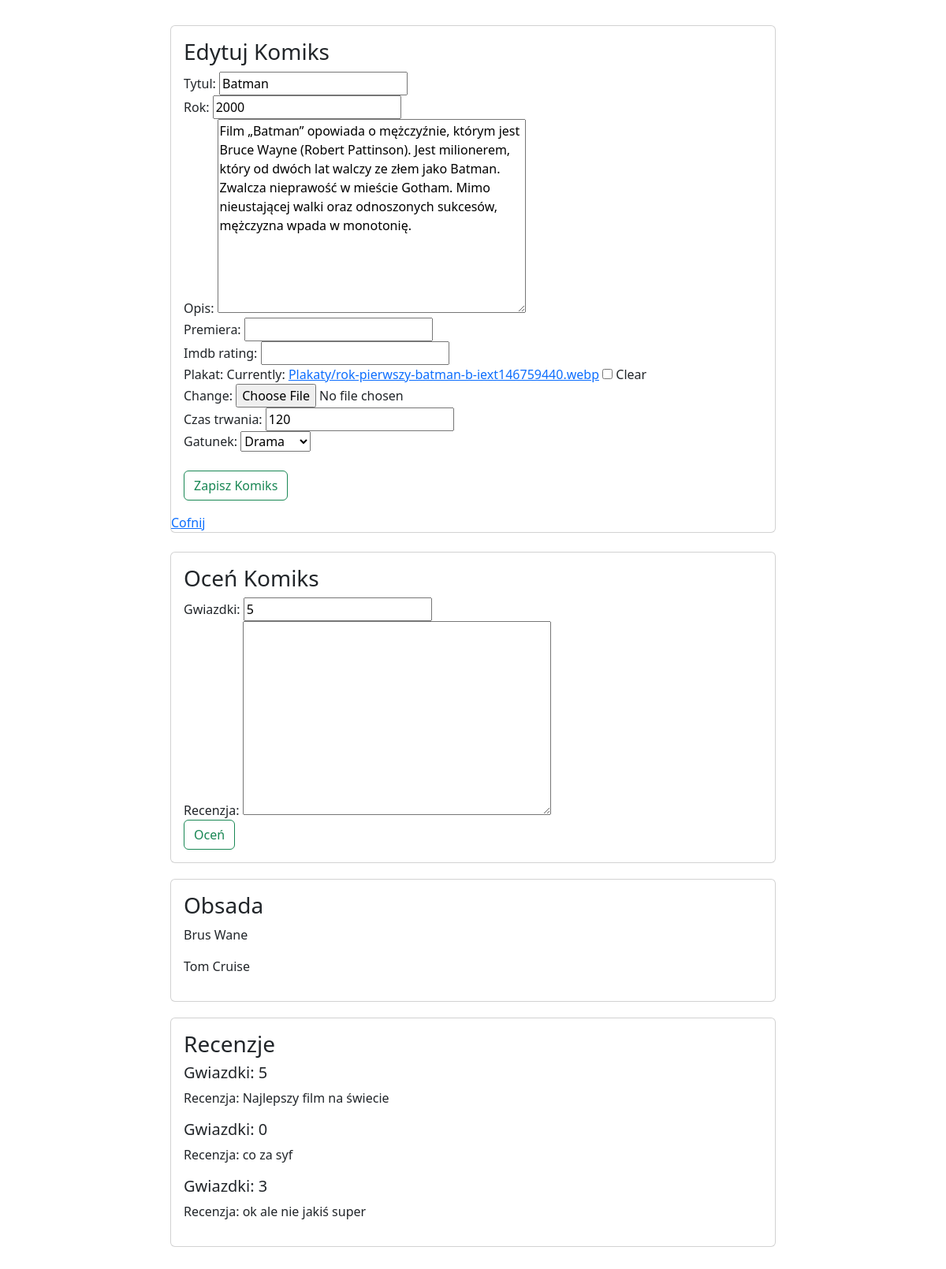
Screenshot of /komiksy/edytuj/2/ (signed in) with the database file from the repository.
### komiksyweb/models.py (models this page shows, shortened)
class Komiks(models.Model):
    tytul = models.CharField(max_length=64, blank=False, unique=True)
    rok = models.PositiveSmallIntegerField(default=2000)
    opis = models.TextField(default="")
    premiera = models.DateField(null=True,blank=True)
    imdb_rating = models.DecimalField(max_digits=4, decimal_places=2, null=True,blank=True)
    plakat = models.ImageField(upload_to="Plakaty", null=True, blank=True)
    dodatkowe = models.OneToOneField(DodatkoweInfo, on_delete=models.CASCADE, null=True, blank=True)

class DodatkoweInfo(models.Model):
    GATUNEK = {
        (0, 'Inne'),
        (1, 'Horror'),
        (2, 'Komedia'),
        (3, 'Sci-fi'),
        (4, 'Drama'),
    }
    czas_trwania = models.PositiveSmallIntegerField(default=0)
    gatunek = models.PositiveSmallIntegerField(default=0, choices=GATUNEK)

class Aktor(models.Model):
    imie = models.CharField(max_length=32)
    nazwisko = models.CharField(max_length=32)
    komiksy = models.ManyToManyField(Komiks, related_name="aktorzy")

class Ocena(models.Model):
    recenzja = models.TextField(default="", blank=True)
    gwiazdki = models.PositiveSmallIntegerField(default=5)
    komiks = models.ForeignKey(Komiks, on_delete=models.CASCADE)

### komiksyweb/views.py (the view)
# urls.py: path('edytuj/<int:id>/', edytuj_komiks, name = "edytuj_komiks"), #przesłanie do funkcji parametru id
@login_required
def edytuj_komiks(request, id):     #parametr id pochodzi z urls
    komiks = get_object_or_404(Komiks, pk=id) #READ - pobranie rekordu z bazy w celu edycji
    oceny = Ocena.objects.filter(komiks=komiks)
    aktorzy = komiks.aktorzy.all()
    try:
        dodatkowe = DodatkoweInfo.objects.get(komiks=komiks.id)
    except DodatkoweInfo.DoesNotExist:
        dodatkowe = None
    form_komiks = KomiksForm(request.POST or None, request.FILES or None, instance=komiks)
    form_dodatkowe = DodatkoweInfoForm(request.POST or None, instance=dodatkowe)
    form_ocena = OcenaForm(request.POST or None)
    form_aktor = AktorForm(request.POST or None)
    if request.method == 'POST':
        if 'gwiazdki' in request.POST:
            ocena = form_ocena.save(commit=False)
            ocena.komiks = komiks
            ocena.save()
    if request.method == 'POST':
        if 'imie' in request.POST:
            aktor = form_aktor.save(commit=False)
            aktor.komiks = komiks
            aktor.save()
    if all((form_komiks.is_valid(), form_dodatkowe.is_valid())):
        komiks = form_komiks.save(commit=False)
        dodatkowe = form_dodatkowe.save()
        komiks.dodatkowe = dodatkowe
        komiks.save()
        return redirect(wszystkie_komiksy)
    return render(request,'komiks_form.html',{'form':form_komiks,'form_dodatkowe': form_dodatkowe,'form_ocena':form_ocena,'oceny': oceny,'aktorzy':aktorzy, 'nowy': False})

### komiksyweb/forms.py
class KomiksForm(ModelForm):
    class Meta:
        model = Komiks
        fields = ['tytul','rok','opis','premiera','imdb_rating','plakat']

class DodatkoweInfoForm(ModelForm):
    class Meta:
        model = DodatkoweInfo
        fields = ['czas_trwania','gatunek']

### templates/komiks_form.html (shortened to what this page needs)
{% extends 'glowny.html' %}
{% load bootstrap %}
{% block strona %}
        <div class="card mx-auto" style="width: 48rem;">
          <div class="card-body">
            {% if  nowy %}
                <h3 class="card-title">Nowy Komiks</h3>
            {% else %}
                <h3 class="card-title">Edytuj Komiks</h3>
            {% endif %}
                <form method="post" enctype="multipart/form-data">
                    {{form|bootstrap}}
                    {{form_dodatkowe|bootstrap}}
                    <br>
                        {% if  nowy %}
                            <button type="submit" class="btn btn-outline-success">Dodaj Komiks</button>
                        {% else %}
                            <button type="submit" class="btn btn-outline-success">Zapisz Komiks</button>
                        {% endif %}
                </form>
          </div>
            <a href="{% url 'wszystkie_komiksy' %}">Cofnij</a>
        </div>
        <br>
        <div class="card mx-auto" style="width: 48rem;">
          <div class="card-body">
            <h3 class="card-title">Oceń Komiks</h3>
            <form method="post" enctype="multipart/form-data">
                {{form_ocena|bootstrap}}
                <button type="submit" class="btn btn-outline-success">Oceń</button>
            </form>
          </div>
        </div>
        {% if aktorzy|length != 0%}
        <div class="card mx-auto" style="width: 48rem; margin-top: 20px;">
            <div class="card-body">
                <h3 class="card-title">Obsada</h3>
                {% for aktor in aktorzy%}
                    <p>{{aktor.imie}} {{aktor.nazwisko}}</p>
                {% endfor %}
            </div>
        </div>
        {% endif %}
        {% if oceny|length != 0%}
            <div class="card mx-auto" style="width: 48rem; margin-top: 20px;">
              <div class="card-body">
                    <h3 class="card-title">Recenzje</h3>
                        {% for ocena in oceny%}
                            <h5>Gwiazdki: {{ocena.gwiazdki}}</h5>
                            <p>Recenzja: {{ocena.recenzja}}</p>
                        {% endfor %}
              </div>
            </div>
        {% endif %}
{% endblock %}

### moje_static/moj.css (style rules this page uses)
body { padding: 2rem; }

### rows the page displays
Komiks: tytul "Batman", rok "2000", opis "Film „Batman” opowiada o mężczyźnie, którym jest Bruce Wayne (Robert Pattinson). Jest milionerem, który od dwóch lat walczy ze złem jako Batman. Zwalcza nieprawość w mieście Gotham. Mimo nieustającej walki oraz odnoszonych sukcesów, mężczyzna wpada w monotonię."
DodatkoweInfo: czas_trwania "120", gatunek "Drama"
Aktor: imie "Brus", nazwisko "Wane"
Aktor: imie "Tom", nazwisko "Cruise"
Ocena: gwiazdki "5", recenzja "Najlepszy film na świecie"
Ocena: gwiazdki "0", recenzja "co za syf"
Ocena: gwiazdki "3", recenzja "ok ale nie jakiś super"
